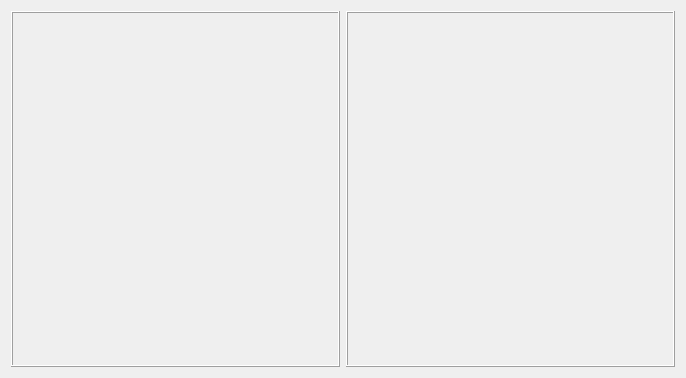
<?xml version="1.0" encoding="UTF-8"?>
<ui version="4.0">
 <class>Widget</class>
 <widget class="QWidget" name="Widget">
  <property name="geometry">
   <rect>
    <x>0</x>
    <y>0</y>
    <width>686</width>
    <height>378</height>
   </rect>
  </property>
  <property name="windowTitle">
   <string>Widget</string>
  </property>
  <layout class="QHBoxLayout" name="horizontalLayout">
   <item>
    <widget class="DragableForm" name="frame">
     <property name="frameShape">
      <enum>QFrame::Box</enum>
     </property>
     <property name="frameShadow">
      <enum>QFrame::Raised</enum>
     </property>
    </widget>
   </item>
   <item>
    <widget class="DragableForm" name="frame_2">
     <property name="frameShape">
      <enum>QFrame::Box</enum>
     </property>
     <property name="frameShadow">
      <enum>QFrame::Raised</enum>
     </property>
    </widget>
   </item>
  </layout>
 </widget>
 <customwidgets>
  <customwidget>
   <class>DragableForm</class>
   <extends>QFrame</extends>
   <header>dragableform.h</header>
   <container>1</container>
  </customwidget>
 </customwidgets>
 <resources/>
 <connections/>
</ui>
